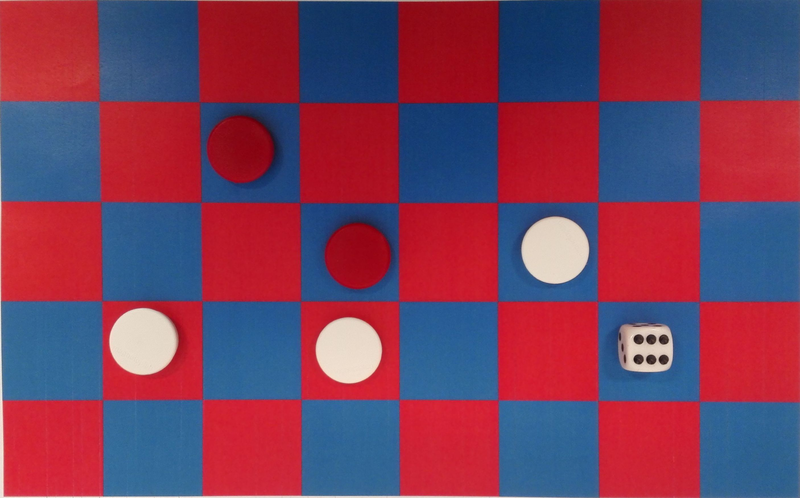
%> input picture tdt4195/project/im/image1.png, 800 x 498 px
$ octave im_seg.m   (GNU Octave 9; MATLAB toolbox functions it lacks are replaced by stand-ins)
%> lines starting %> are read from the running program, lines starting %| are printed output that depends on the picture; in (x1, y1, x2, y2) boxes, pixels count from 0 and x2, y2 are one past the last pixel; in counts of white or black regions, pixels touching at a corner belong together; the program's own positions count from 1
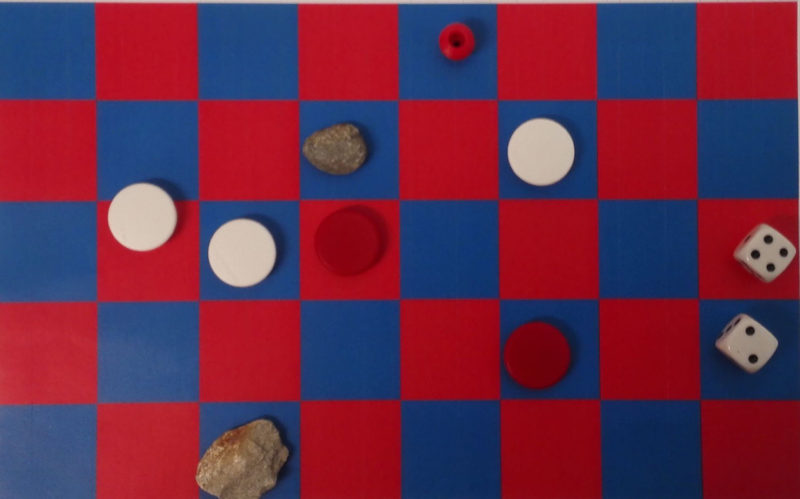
%> input picture tdt4195/project/im/image2.png, 800 x 499 px
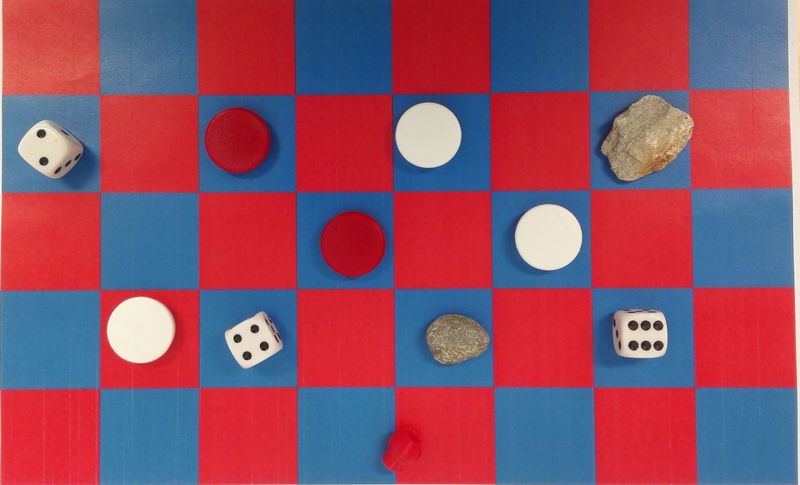
%> input picture tdt4195/project/im/image3.png, 800 x 485 px
### tdt4195/project/im/checkrotation.m
function [ result ] = checkrotation( im )
%CHECKROTATION Check the rotation of the input image
%   If the mean value for each corner tile is under 0.5 we report the image
%   as rotated 180 degrees. We do not check for the 90 degree case.

    R=im(:,:,1);
    G=im(:,:,2);
    B=im(:,:,3);

    im = R;
    [x,y] = size(im);
%> x = 498; y = 800

    i = 0;
    j = 0;
    subim = im(round(1+(i*x/5)):round((i+1)*x/5),round(1+(j*y/8)):round((j+1)*y/8),1);
    T1 = mean(subim(:));
%> T1 = 0.743

    i = 4;
    j = 0;
    subim = im(round(1+(i*x/5)):round((i+1)*x/5),round(1+(j*y/8)):round((j+1)*y/8),1);
    T2 = mean(subim(:));
%> T2 = 0.819

    im = B;

    i = 0;
    j = 7;
    subim = im(round(1+(i*x/5)):round((i+1)*x/5),round(1+(j*y/8)):round((j+1)*y/8),1);
    T3 = mean(subim(:));
%> T3 = 0.487

    i = 4;
    j = 7;
    subim = im(round(1+(i*x/5)):round((i+1)*x/5),round(1+(j*y/8)):round((j+1)*y/8),1);
    T4 = mean(subim(:));
%> T4 = 0.552

    if T1 < 0.5 && T2 < 0.5 && T3 < 0.5 && T4 < 0.5
        result = 1;
    else
        result = 0;
    end

end

### tdt4195/project/im/segment.m
function [ chiptype, xcoordinate, ycoordinate ] = segment( im, threshold, colorchannel )
%> called with threshold = 0.2, colorchannel = 1
%SEGMENT Block based processing of board image.
% Loops through each tile looking for red and white chips.

% Debug tile
debugi = -1;
debugj = -1;

[x,y] = size(im);

% Initialises result matrices
chiptype = zeros(5,8);
xcoordinate = zeros(5,8);
ycoordinate = zeros(5,8);

% Constants
red = 0;
blue = 1;
green = 2;

% Loops through tile by tile on the board for processing.
for i=0:4
%> this loop made 5 passes; what is shown inside it comes from the first
  for j=0:7
%> this loop made 8 passes; what is shown inside it comes from the first

    % Debug
    if debugi == i && debugj == j
      % Cleaning the figure
      clf
    end

    % Finds the color of the tile
    if bitget(i,1) == 0
        if bitget(j,1) == 0
            color = red;
        else
            color = blue;
        end
    else
        if bitget(j,1) == 1
            color = red;
        else
            color = blue;
        end
    end

    % Split the image in sub images for each tile.
    subim = im(round(1+(i*x/5)):round((i+1)*x/5),round(1+(j*y/8)):round((j+1)*y/8),1);

    % Cropping the sub image to compensate for bad angle when the picture was shot.
    subim = imcrop(subim,[10 10 90 90]);
%> subim: size 91x91 double

    % Run histogram equalization for red channel. The is necessary to be able
    % to split red chips from red tiles.
    if colorchannel == red
        subim = histeq(subim);
    end

    % Debug
    if debugi == i && debugj == j
        % Plots the original tile with histogram
        subplot(3,2,1)
        imshow(subim)
        title('Orginal rute')
        subplot(3,2,2)
        imhist(subim)
        title('Histogram for rute')
    end

    % Dynamically calculate the threshold for binary segmentation.
    if colorchannel == red
        threshold = graythresh(subim);
    end
    bwsubim = im2bw(subim,threshold);
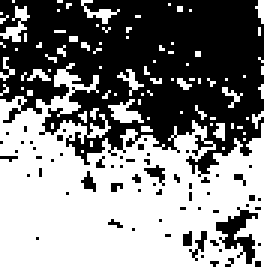
%> bwsubim: size 91x91 logical (shown 3 times larger); 54.7% white; 64 black regions (60 under 20 px), largest, box (x1, y1, x2, y2) and area: (0, 0, 88, 59) 3430, (72, 69, 86, 88) 111, (48, 55, 55, 62) 22, (63, 77, 69, 87) 20

    % The sub image is inverted if it contains to much white. If not the
    % erosion fails in the next step.
    l = length(bwsubim(:));
%> l = 8281
    s = sum(bwsubim(:)==1);
%> s = 4526
    ratio = 2.5;

    % The green color channel needs a different ratio.
    if colorchannel == green
        ratio = 2.0;
    end

    % Debug code
    if debugi == i && debugj == j
        disp(l)
        disp(s)
        disp(ratio)
    end

    % Inverting the sub image.
    if l/ratio < s
        bwsubim = ~bwsubim;
        if debugi == i && debugj == j
            disp('Invert picture based on ratio.')
        end
    end

    % Debug
    if debugi == i && debugj == j
        % Plotting the binary image.
        subplot(3,2,3)
        imshow(bwsubim)
        title('Binary image')
    end

    % Runs erosion on the sub image.
    mask = strel('square', 42);
    bwsubim = imerode(bwsubim, mask);
%> bwsubim: size 91x91 logical; every value is 0

    % Debug
    if debugi == i && debugj == j
        subplot(3,2,4)
        imshow(bwsubim)
        title('Erodert bilde')
    end

    % Calculating distance transform
    D = bwdist(~bwsubim,'chessboard');
%> D: size 91x91 single; every value is 0

    % Debug
    if debugi == i && debugj == j
        subplot(3,2,5)
        imshow(D,[0,max(D(:))])
        title('Distance transform')
    end

    % Crop image to ignore false positives on the boarders.
    Z = imcrop(D,[10 10 80 80]);
%> Z: size 81x81 single; every value is 0

    % Debug
    if debugi == i && debugj == j
        subplot(3,2,6)
        imshow(Z,[0,max(D(:))])
    end

    % Debug code
    if debugi == i && debugj == j
        maxd = max(D(:))
        maxz = max(Z(:))
    end

    if max(D(:)) > 0 && max(D(:)) == max(Z(:))
        % Red channel
        if color==red && colorchannel==red
            [rows,cols] = find(D >= max(D(:)));
            % Selecting the "middle" pixel.
            r = ceil(length(rows)/2);
            c = ceil(length(cols)/2);
            % Update the result matrices.
            xcoordinate(i+1,j+1) = rows(r);
            ycoordinate(i+1,j+1) = cols(c);
            chiptype(i+1,j+1) = 1;
        end

        % Blue channel
        if color==blue && colorchannel==blue
            [rows,cols] = find(D >= max(D(:)));
            % Selecting the "middle" pixel.
            r = ceil(length(rows)/2);
            c = ceil(length(cols)/2);
            % Update the result matrices.
            xcoordinate(i+1,j+1) = rows(r);
            ycoordinate(i+1,j+1) = cols(c);
            chiptype(i+1,j+1) = 1;
        end

        % Green channel
        if colorchannel==green
            % White chip on red or blue tile
            [rows,cols] = find(D >= max(D(:)));
            % Selecting the "middle" pixel.
            r = ceil(length(rows)/2);
            c = ceil(length(cols)/2);
            % Update the result matrices.
            xcoordinate(i+1,j+1) = rows(r);
            ycoordinate(i+1,j+1) = cols(c);
            chiptype(i+1,j+1) = -1;
        end
    end

    % Stepping
    if debugi == i && debugj == j
        bleh = input('Waiting...');
    end

  end
end

end

### tdt4195/project/im/im_seg.m
%% Main

% Loading images
im1 = im2double(imread('image1.png'));
im2 = im2double(imread('image2.png'));
im3 = im2double(imread('image3.png'));

im = im1;

if checkrotation(im) == 1
    im = imrotate(im,180);
end

R=im(:,:,1);
G=im(:,:,2);
B=im(:,:,3);

% 1 = red chip
% -1 = white chip

red = 0;
blue = 1;
green = 2;

% Processing blue channel
% Finds red chips on blue tile
disp('Processing blue channel');
im = B;
colorchannel = blue;
threshold = 0.2;
[chiptype1, xcoordinate1, ycoordinate1] = segment(im, threshold, colorchannel);
%> chiptype1 = [0 0 0 0 0 0 0 0; 0 0 1 0 0 0 0 0; 0 0 0 1 0 0 0 0; 0 0 0 0 0 0 0 0; 0 0 0 0 0 0 0 0]; xcoordinate1 = [0 0 0 0 0 0 0 0; 0 0 39 0 0 0 0 0; 0 0 0 48 0 0 0 0; 0 0 0 0 0 0 0 0; 0 0 0 0 0 0 0 0]; ycoordinate1 = [0 0 0 0 0 0 0 0; 0 0 32 0 0 0 0 0; 0 0 0 48 0 0 0 0; 0 0 0 0 0 0 0 0; 0 0 0 0 0 0 0 0]

% Processing red channel
% Finds red chips on red tile.
disp('Processing red channel')
im = R;
colorchannel = red;
threshold = 0.5;
[chiptype2, xcoordinate2, ycoordinate2] = segment(im, threshold, colorchannel);
%> call 2 of segment, with threshold = 0.5, colorchannel = 0
%> this loop made 5 passes; what is shown inside it comes from the first
%> this loop made 8 passes; what is shown inside it comes from the first
%> in segment (call 2), `subim = histeq(subim);`:
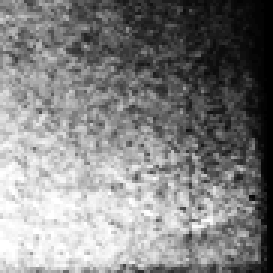
%> subim: size 91x91 double (shown 3 times larger); min 0, max 1, mean 0.512
%> in segment (call 2), `threshold = graythresh(subim);`: threshold = 0.522
%> in segment (call 2), `bwsubim = im2bw(subim,threshold);`:
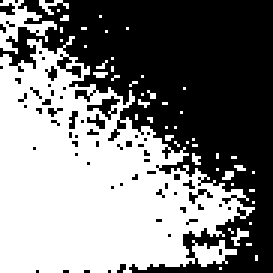
%> bwsubim: size 91x91 logical (shown 3 times larger); 49.6% white; 50 white regions (47 under 20 px), largest, box (x1, y1, x2, y2) and area: (0, 12, 85, 91) 3826, (0, 0, 19, 18) 134, (13, 0, 23, 5) 20
%> in segment (call 2), `s = sum(bwsubim(:)==1);`: s = 4108
%> in segment (call 2), `bwsubim = imerode(bwsubim, mask);`: bwsubim: size 91x91 logical; 4.6% white; 1 white region, box (x1, y1, x2, y2) and area: (63, 0, 91, 30) 384
%> in segment (call 2), `Z = imcrop(D,[10 10 80 80]);`:
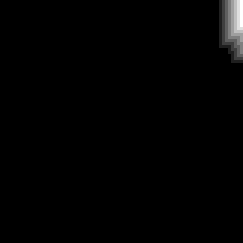
%> Z: size 81x81 single (shown 3 times larger); min 0, max 8, mean 0.0841; drawn with min black and max white
%> chiptype2 = [0 0 0 0 0 0 0 0; 0 0 0 0 0 0 0 0; 0 0 0 0 0 0 0 0; 0 0 0 0 0 0 0 0; 0 0 0 0 0 0 0 0]; xcoordinate2 has the same summary as chiptype2; ycoordinate2 has the same summary as chiptype2

% Processing green channel
% Finds white chips on blue and red tile
disp('Processing green channel')
im = G;
colorchannel = green;
threshold = 0.5;
[chiptype3, xcoordinate3, ycoordinate3] = segment(im, threshold, colorchannel);
%> call 3 of segment, with threshold = 0.5, colorchannel = 2
%> this loop made 5 passes; what is shown inside it comes from the first
%> this loop made 8 passes; what is shown inside it comes from the first
%> in segment (call 3), `subim = imcrop(subim,[10 10 90 90]);`:
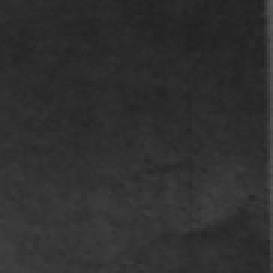
%> subim: size 91x91 double (shown 3 times larger); min 0.125, max 0.333, mean 0.185
%> in segment (call 3), `s = sum(bwsubim(:)==1);`: s = 0
%> chiptype3 = [0 0 0 0 0 0 0 0; 0 0 0 0 0 0 0 0; 0 0 0 0 0 -1 0 0; 0 -1 0 -1 0 0 0 0; 0 0 0 0 0 0 0 0]; xcoordinate3 = [0 0 0 0 0 0 0 0; 0 0 0 0 0 0 0 0; 0 0 0 0 0 42 0 0; 0 35 0 42 0 0 0 0; 0 0 0 0 0 0 0 0]; ycoordinate3 = [0 0 0 0 0 0 0 0; 0 0 0 0 0 0 0 0; 0 0 0 0 0 46 0 0; 0 34 0 40 0 0 0 0; 0 0 0 0 0 0 0 0]

chiptype = chiptype1 + chiptype2 + chiptype3;
%> chiptype = [0 0 0 0 0 0 0 0; 0 0 1 0 0 0 0 0; 0 0 0 1 0 -1 0 0; 0 -1 0 -1 0 0 0 0; 0 0 0 0 0 0 0 0]
xcoordinate = xcoordinate1 + xcoordinate2 + xcoordinate3;
%> xcoordinate = [0 0 0 0 0 0 0 0; 0 0 39 0 0 0 0 0; 0 0 0 48 0 42 0 0; 0 35 0 42 0 0 0 0; 0 0 0 0 0 0 0 0]
ycoordinate = ycoordinate1 + ycoordinate2 + ycoordinate3;
%> ycoordinate = [0 0 0 0 0 0 0 0; 0 0 32 0 0 0 0 0; 0 0 0 48 0 46 0 0; 0 34 0 40 0 0 0 0; 0 0 0 0 0 0 0 0]

result(:,:,1) = chiptype;
result(:,:,2) = xcoordinate;
result(:,:,3) = ycoordinate;

% Writing result to cvs for export to OpenGL rendering.
csvwrite('output.csv',result)

%% Test results

im1result = [
    0 0 0 0 0 0 0 0;
    0 0 1 0 0 0 0 0;
    0 0 0 1 0 -1 0 0;
    0 -1 0 -1 0 0 0 0;
    0 0 0 0 0 0 0 0 ];

im2result = [
    0 0 0 0 0 0 0 0;
    0 0 1 0 0 0 0 0;
    0 0 0 0 1 -1 -1 0;
    0 0 -1 0 0 0 0 0;
    0 0 0 0 0 0 0 0 ];

im3result = [
    0 0 0 0 0 0 0 0;
    0 0 1 0 -1 0 0 0;
    0 0 0 1 0 -1 0 0;
    0 -1 0 0 0 0 0 0;
    0 0 0 0 0 0 0 0 ];

if im1result == chiptype
    display('Correct chips found in image 1')
end

if im2result == chiptype
    display('Correct chips found in image 2')
end

if im3result == chiptype
    display('Correct chips found in image 3')
end
